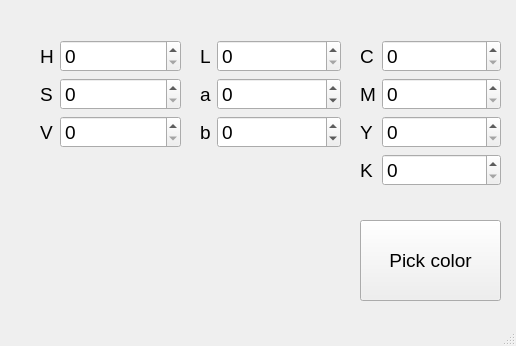
<?xml version="1.0" encoding="UTF-8"?>
<ui version="4.0">
 <class>MainWindow</class>
 <widget class="QMainWindow" name="MainWindow">
  <property name="geometry">
   <rect>
    <x>0</x>
    <y>0</y>
    <width>516</width>
    <height>346</height>
   </rect>
  </property>
  <property name="sizePolicy">
   <sizepolicy hsizetype="Fixed" vsizetype="Fixed">
    <horstretch>0</horstretch>
    <verstretch>0</verstretch>
   </sizepolicy>
  </property>
  <property name="windowTitle">
   <string>MainWindow</string>
  </property>
  <widget class="QWidget" name="centralwidget">
   <widget class="QWidget" name="layoutWidget_2">
    <property name="geometry">
     <rect>
      <x>40</x>
      <y>40</y>
      <width>141</width>
      <height>136</height>
     </rect>
    </property>
    <layout class="QFormLayout" name="formLayout_2">
     <item row="0" column="0">
      <widget class="QLabel" name="l_rgb_r">
       <property name="font">
        <font>
         <pointsize>14</pointsize>
        </font>
       </property>
       <property name="text">
        <string>H</string>
       </property>
      </widget>
     </item>
     <item row="0" column="1">
      <widget class="QSpinBox" name="sb_hsv_h">
       <property name="font">
        <font>
         <pointsize>14</pointsize>
        </font>
       </property>
       <property name="maximum">
        <number>360</number>
       </property>
      </widget>
     </item>
     <item row="1" column="0">
      <widget class="QLabel" name="l_rgb_g">
       <property name="font">
        <font>
         <pointsize>14</pointsize>
        </font>
       </property>
       <property name="text">
        <string>S</string>
       </property>
       <property name="alignment">
        <set>Qt::AlignLeading|Qt::AlignLeft|Qt::AlignVCenter</set>
       </property>
      </widget>
     </item>
     <item row="1" column="1">
      <widget class="QSpinBox" name="sb_hsv_s">
       <property name="font">
        <font>
         <pointsize>14</pointsize>
        </font>
       </property>
       <property name="maximum">
        <number>100</number>
       </property>
      </widget>
     </item>
     <item row="2" column="0">
      <widget class="QLabel" name="l_rgb_b">
       <property name="font">
        <font>
         <pointsize>14</pointsize>
        </font>
       </property>
       <property name="text">
        <string>V</string>
       </property>
      </widget>
     </item>
     <item row="2" column="1">
      <widget class="QSpinBox" name="sb_hsv_v">
       <property name="font">
        <font>
         <pointsize>14</pointsize>
        </font>
       </property>
       <property name="maximum">
        <number>100</number>
       </property>
      </widget>
     </item>
    </layout>
   </widget>
   <widget class="QWidget" name="layoutWidget_3">
    <property name="geometry">
     <rect>
      <x>200</x>
      <y>40</y>
      <width>141</width>
      <height>136</height>
     </rect>
    </property>
    <layout class="QFormLayout" name="formLayout_3">
     <item row="0" column="1">
      <widget class="QSpinBox" name="sb_lab_l">
       <property name="font">
        <font>
         <pointsize>14</pointsize>
        </font>
       </property>
       <property name="maximum">
        <number>100</number>
       </property>
      </widget>
     </item>
     <item row="1" column="1">
      <widget class="QSpinBox" name="sb_lab_a">
       <property name="font">
        <font>
         <pointsize>14</pointsize>
        </font>
       </property>
       <property name="minimum">
        <number>-128</number>
       </property>
       <property name="maximum">
        <number>128</number>
       </property>
      </widget>
     </item>
     <item row="2" column="0">
      <widget class="QLabel" name="l_lab_b">
       <property name="font">
        <font>
         <pointsize>14</pointsize>
        </font>
       </property>
       <property name="text">
        <string>b</string>
       </property>
      </widget>
     </item>
     <item row="2" column="1">
      <widget class="QSpinBox" name="sb_lab_b">
       <property name="font">
        <font>
         <pointsize>14</pointsize>
        </font>
       </property>
       <property name="minimum">
        <number>-128</number>
       </property>
       <property name="maximum">
        <number>128</number>
       </property>
      </widget>
     </item>
     <item row="0" column="0">
      <widget class="QLabel" name="l_lab_l">
       <property name="font">
        <font>
         <pointsize>14</pointsize>
        </font>
       </property>
       <property name="text">
        <string>L</string>
       </property>
      </widget>
     </item>
     <item row="1" column="0">
      <widget class="QLabel" name="l_lab_a">
       <property name="font">
        <font>
         <pointsize>14</pointsize>
        </font>
       </property>
       <property name="text">
        <string>a</string>
       </property>
       <property name="alignment">
        <set>Qt::AlignLeading|Qt::AlignLeft|Qt::AlignVCenter</set>
       </property>
      </widget>
     </item>
    </layout>
   </widget>
   <widget class="QWidget" name="layoutWidget_4">
    <property name="geometry">
     <rect>
      <x>360</x>
      <y>40</y>
      <width>141</width>
      <height>183</height>
     </rect>
    </property>
    <layout class="QFormLayout" name="formLayout_4">
     <item row="0" column="0">
      <widget class="QLabel" name="l_cmyk_c">
       <property name="font">
        <font>
         <pointsize>14</pointsize>
        </font>
       </property>
       <property name="text">
        <string>C</string>
       </property>
      </widget>
     </item>
     <item row="0" column="1">
      <widget class="QSpinBox" name="sb_cmyk_c">
       <property name="font">
        <font>
         <pointsize>14</pointsize>
        </font>
       </property>
       <property name="maximum">
        <number>100</number>
       </property>
      </widget>
     </item>
     <item row="1" column="0">
      <widget class="QLabel" name="l_cmyk_m">
       <property name="font">
        <font>
         <pointsize>14</pointsize>
        </font>
       </property>
       <property name="text">
        <string>M</string>
       </property>
       <property name="alignment">
        <set>Qt::AlignLeading|Qt::AlignLeft|Qt::AlignVCenter</set>
       </property>
      </widget>
     </item>
     <item row="1" column="1">
      <widget class="QSpinBox" name="sb_cmyk_m">
       <property name="font">
        <font>
         <pointsize>14</pointsize>
        </font>
       </property>
       <property name="maximum">
        <number>100</number>
       </property>
      </widget>
     </item>
     <item row="2" column="0">
      <widget class="QLabel" name="l_cmyk_y">
       <property name="font">
        <font>
         <pointsize>14</pointsize>
        </font>
       </property>
       <property name="text">
        <string>Y</string>
       </property>
      </widget>
     </item>
     <item row="2" column="1">
      <widget class="QSpinBox" name="sb_cmyk_y">
       <property name="font">
        <font>
         <pointsize>14</pointsize>
        </font>
       </property>
       <property name="maximum">
        <number>100</number>
       </property>
      </widget>
     </item>
     <item row="3" column="0">
      <widget class="QLabel" name="l_cmyk_k">
       <property name="font">
        <font>
         <pointsize>14</pointsize>
        </font>
       </property>
       <property name="text">
        <string>K</string>
       </property>
      </widget>
     </item>
     <item row="3" column="1">
      <widget class="QSpinBox" name="sb_cmyk_k">
       <property name="font">
        <font>
         <pointsize>14</pointsize>
        </font>
       </property>
       <property name="maximum">
        <number>100</number>
       </property>
      </widget>
     </item>
    </layout>
   </widget>
   <widget class="QPushButton" name="b_pick_color">
    <property name="geometry">
     <rect>
      <x>360</x>
      <y>220</y>
      <width>141</width>
      <height>81</height>
     </rect>
    </property>
    <property name="font">
     <font>
      <pointsize>14</pointsize>
     </font>
    </property>
    <property name="text">
     <string>Pick color</string>
    </property>
   </widget>
  </widget>
  <widget class="QMenuBar" name="menubar">
   <property name="geometry">
    <rect>
     <x>0</x>
     <y>0</y>
     <width>516</width>
     <height>25</height>
    </rect>
   </property>
  </widget>
  <widget class="QStatusBar" name="statusbar">
   <property name="enabled">
    <bool>false</bool>
   </property>
  </widget>
 </widget>
 <resources/>
 <connections/>
</ui>
